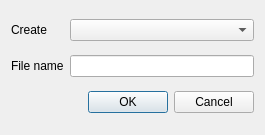
<?xml version="1.0" encoding="UTF-8"?>
<ui version="4.0">
 <class>QgsExpressionAddFunctionFileDialogBase</class>
 <widget class="QDialog" name="QgsExpressionAddFunctionFileDialogBase">
  <property name="geometry">
   <rect>
    <x>0</x>
    <y>0</y>
    <width>265</width>
    <height>135</height>
   </rect>
  </property>
  <property name="windowTitle">
   <string>Add Function File</string>
  </property>
  <layout class="QGridLayout" name="gridLayout">
   <item row="0" column="0">
    <widget class="QLabel" name="label">
     <property name="text">
      <string>Create</string>
     </property>
    </widget>
   </item>
   <item row="1" column="1">
    <widget class="QLineEdit" name="txtNewFileName"/>
   </item>
   <item row="0" column="1">
    <widget class="QComboBox" name="cboFileOptions"/>
   </item>
   <item row="2" column="1">
    <widget class="QDialogButtonBox" name="buttonBox">
     <property name="orientation">
      <enum>Qt::Horizontal</enum>
     </property>
     <property name="standardButtons">
      <set>QDialogButtonBox::Cancel|QDialogButtonBox::Ok</set>
     </property>
    </widget>
   </item>
   <item row="1" column="0">
    <widget class="QLabel" name="lblNewFileName">
     <property name="text">
      <string>File name</string>
     </property>
    </widget>
   </item>
  </layout>
 </widget>
 <resources/>
 <connections>
  <connection>
   <sender>buttonBox</sender>
   <signal>accepted()</signal>
   <receiver>QgsExpressionAddFunctionFileDialogBase</receiver>
   <slot>accept()</slot>
   <hints>
    <hint type="sourcelabel">
     <x>248</x>
     <y>254</y>
    </hint>
    <hint type="destinationlabel">
     <x>157</x>
     <y>274</y>
    </hint>
   </hints>
  </connection>
  <connection>
   <sender>buttonBox</sender>
   <signal>rejected()</signal>
   <receiver>QgsExpressionAddFunctionFileDialogBase</receiver>
   <slot>reject()</slot>
   <hints>
    <hint type="sourcelabel">
     <x>316</x>
     <y>260</y>
    </hint>
    <hint type="destinationlabel">
     <x>286</x>
     <y>274</y>
    </hint>
   </hints>
  </connection>
 </connections>
</ui>
